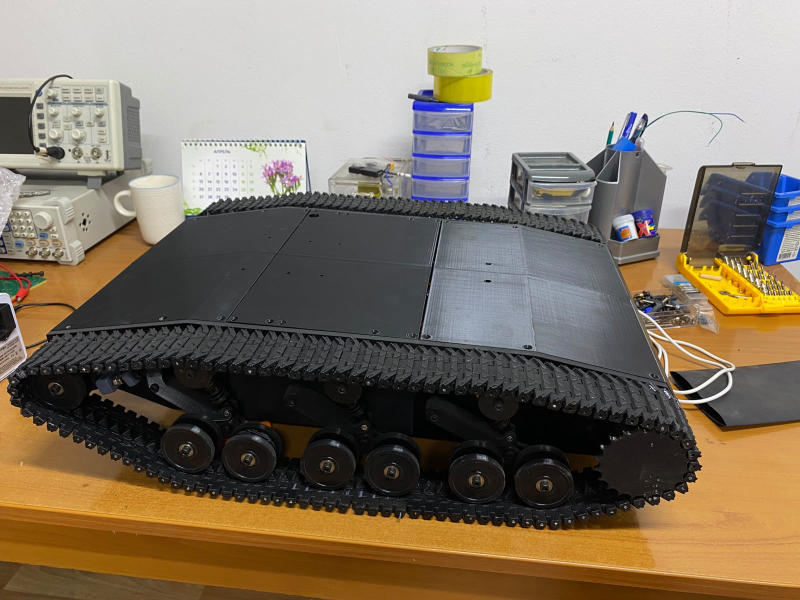
#> input picture images/platform_real.jpeg, 1600 x 1200 px, given in place of the camera (shown at 1/2 size)
$ python obstacle_detection.py
#> lines starting #> are read from the running program, lines starting #| are printed output that depends on the picture; after the words box and inside, x2 and y2 are one past the last pixel; in counts of white or black regions, pixels touching at a corner belong together
"""
Obstacle candidate detection for a Raspberry Pi tracked robotic platform.

The script captures video from a camera, detects potential obstacles
using OpenCV, draws bounding boxes, and displays basic telemetry.

Controls:
    Q / Esc - exit
    S       - save current frame
"""

import argparse
import time
from datetime import datetime
from pathlib import Path

import cv2
import numpy as np


DEFAULT_WIDTH = 640
DEFAULT_HEIGHT = 480
DEFAULT_MIN_AREA = 1200


def parse_args():
    """Read command-line parameters."""
    parser = argparse.ArgumentParser(
        description="OpenCV obstacle detection for Raspberry Pi"
    )

    parser.add_argument(
        "--camera",
        type=int,
        default=0,
        help="Camera index"
    )

    parser.add_argument(
        "--width",
        type=int,
        default=DEFAULT_WIDTH
    )

    parser.add_argument(
        "--height",
        type=int,
        default=DEFAULT_HEIGHT
    )

    parser.add_argument(
        "--min-area",
        type=int,
        default=DEFAULT_MIN_AREA,
        help="Minimum contour area for obstacle detection"
    )

    parser.add_argument(
        "--mode",
        choices=("edges", "hsv"),
        default="edges",
        help="Detection mode"
    )

    parser.add_argument(
        "--show-mask",
        action="store_true",
        help="Display detection mask"
    )

    return parser.parse_args()


def initialize_camera(index, width, height):
    """Initialize and configure camera."""

    camera = cv2.VideoCapture(index)

    if not camera.isOpened():
        raise RuntimeError(
            f"Cannot open camera with index {index}"
        )

    camera.set(
        cv2.CAP_PROP_FRAME_WIDTH,
        width
    )

    camera.set(
        cv2.CAP_PROP_FRAME_HEIGHT,
        height
    )

    return camera


def create_detection_mask(frame, mode):
    """
    Prepare image for obstacle detection.

    Two modes are available:
    - edges: edge-based detection
    - hsv: HSV color segmentation
    """

    if mode == "hsv":

        hsv = cv2.cvtColor(
            frame,
            cv2.COLOR_BGR2HSV
        )

        # Initial thresholds based on the original prototype.
        # These values can be tuned for different environments.
        lower = np.array(
            [50, 50, 50],
            dtype=np.uint8
        )

        upper = np.array(
            [179, 255, 255],
            dtype=np.uint8
        )

        mask = cv2.inRange(
            hsv,
            lower,
            upper
        )

    else:

        gray = cv2.cvtColor(
            frame,
            cv2.COLOR_BGR2GRAY
        )

        blurred = cv2.GaussianBlur(
            gray,
            (5, 5),
            0
        )

        mask = cv2.Canny(
            blurred,
            50,
            150
        )

    # Remove small gaps and noise
    kernel = np.ones(
        (5, 5),
        dtype=np.uint8
    )

    mask = cv2.morphologyEx(
        mask,
        cv2.MORPH_CLOSE,
        kernel,
        iterations=2
    )

    mask = cv2.dilate(
        mask,
        kernel,
        iterations=1
    )

    return mask


def detect_obstacles(mask, min_area, frame_shape):
    """Find potential obstacles in the processed frame."""

    contours, _ = cv2.findContours(
        mask,
        cv2.RETR_EXTERNAL,
        cv2.CHAIN_APPROX_SIMPLE
    )

    frame_height, frame_width = frame_shape[:2]
    frame_area = frame_height * frame_width

    obstacles = []

    for contour in contours:

        area = cv2.contourArea(contour)

        # Ignore small objects / noise
        if area < min_area:
            continue

        # Ignore contour covering almost whole image
        if area > frame_area * 0.90:
            continue

        x, y, w, h = cv2.boundingRect(contour)

        center_x = x + w // 2
        center_y = y + h // 2

        obstacles.append(
            {
                "area": area,
                "bbox": (x, y, w, h),
                "center": (center_x, center_y)
            }
        )

    # Largest detected objects first
    obstacles.sort(
        key=lambda item: item["area"],
        reverse=True
    )

    return obstacles


def draw_obstacles(frame, obstacles):
    """Draw detected obstacles on the camera image."""

    for index, obstacle in enumerate(
        obstacles,
        start=1
    ):

        x, y, w, h = obstacle["bbox"]

        center_x, center_y = obstacle["center"]

        area = obstacle["area"]

        # Bounding box
        cv2.rectangle(
            frame,
            (x, y),
            (x + w, y + h),
            (0, 255, 0),
            2
        )

        # Object center
        cv2.circle(
            frame,
            (center_x, center_y),
            4,
            (0, 0, 255),
            -1
        )

        label = (
            f"Obstacle {index} "
            f"| area: {int(area)}"
        )

        text_y = max(
            y - 10,
            20
        )

        cv2.putText(
            frame,
            label,
            (x, text_y),
            cv2.FONT_HERSHEY_SIMPLEX,
            0.55,
            (0, 255, 0),
            2
        )


def draw_status(frame, fps, obstacle_count, mode):
    """Display basic system telemetry."""

    status = (
        f"Mode: {mode} | "
        f"FPS: {fps:.1f} | "
        f"Objects: {obstacle_count}"
    )

    cv2.putText(
        frame,
        status,
        (10, 25),
        cv2.FONT_HERSHEY_SIMPLEX,
        0.6,
        (255, 255, 255),
        2
    )

    if obstacle_count > 0:

        cv2.putText(
            frame,
            "OBSTACLE DETECTED",
            (10, 55),
            cv2.FONT_HERSHEY_SIMPLEX,
            0.7,
            (0, 0, 255),
            2
        )


def save_frame(frame, directory="captures"):
    """Save current camera frame."""

    output_dir = Path(directory)

    output_dir.mkdir(
        parents=True,
        exist_ok=True
    )

    timestamp = datetime.now().strftime(
        "%Y%m%d_%H%M%S"
    )

    path = (
        output_dir /
        f"capture_{timestamp}.jpg"
    )

    cv2.imwrite(
        str(path),
        frame
    )

    print(
        f"[INFO] Saved frame: {path}"
    )


def main():

    args = parse_args()

    camera = initialize_camera(
        args.camera,
        args.width,
        args.height
    )

    previous_time = time.perf_counter()

    print("[INFO] Camera started")
    print(
        "[INFO] Press Q or Esc to exit, "
        "S to save frame"
    )

    try:

        while True:

            success, frame = camera.read()
#> frame is the input picture: shape (1200, 1600, 3); mean B, G, R 102.2, 118.7, 131.2

            if not success:

                print(
                    "[WARNING] Failed to read "
                    "frame from camera"
                )

                break

            # Image preprocessing
            mask = create_detection_mask(
                frame,
                args.mode
            )
#> in create_detection_mask, `gray = cv2.cvtColor( frame, cv2.COLOR_BGR2GRAY )`:
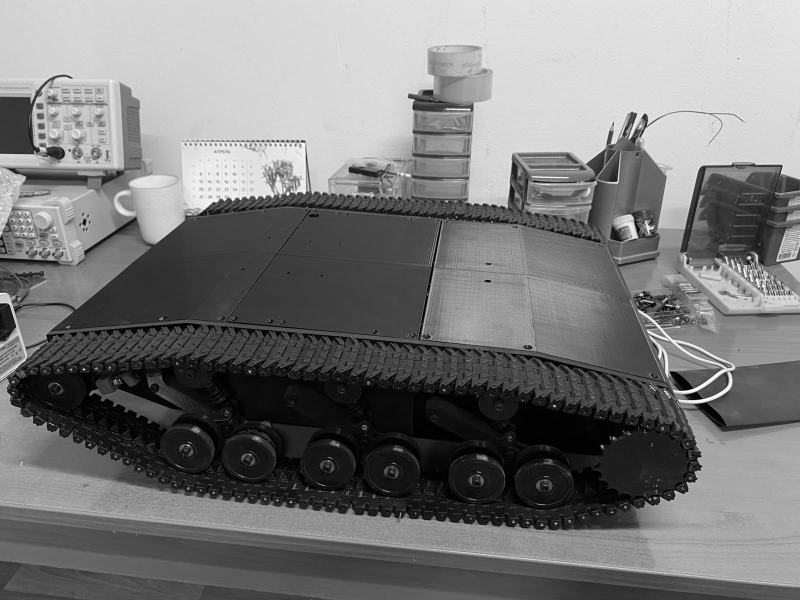
#> gray: shape (1200, 1600) (shown at 1/2 size); min 0, max 255, mean 120.6
#> in create_detection_mask, `mask = cv2.Canny( blurred, 50, 150 )`:
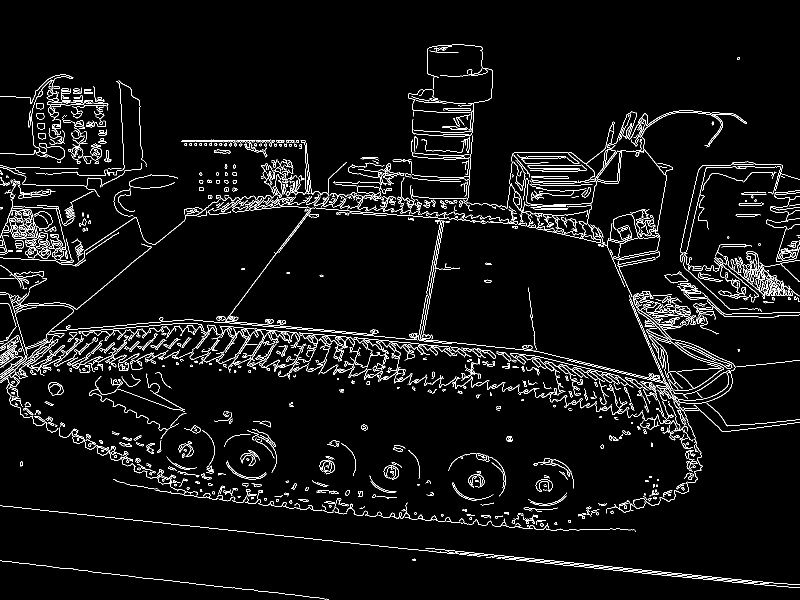
#> mask: shape (1200, 1600) (shown at 1/2 size); 4.5% white in thin lines or dots
#> in create_detection_mask, `mask = cv2.morphologyEx( mask, cv2.MORPH_CLOSE, kernel, iterations=2 )`:
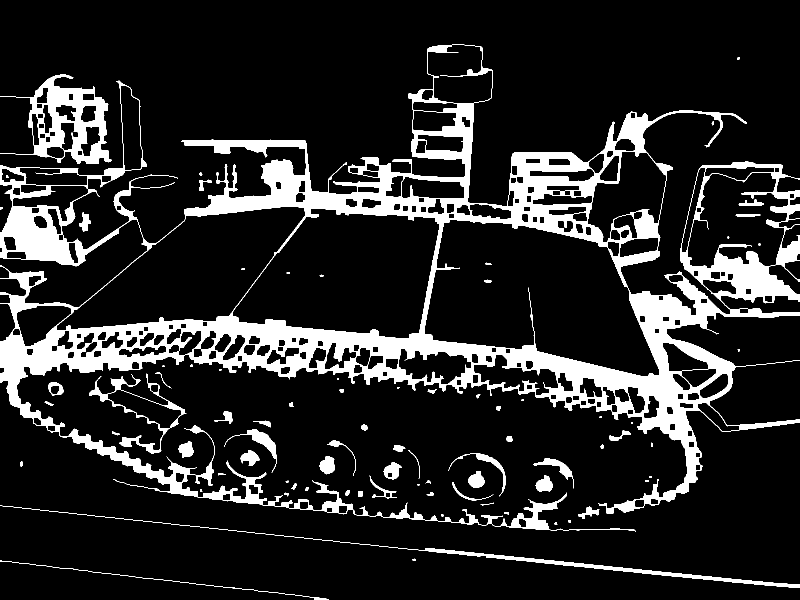
#> mask: shape (1200, 1600) (shown at 1/2 size); 14.5% white; 81 white regions (14 under 20 px), largest, box (x1, y1, x2, y2) and area: (0, 89, 1600, 1063) 240611, (0, 149, 223, 328) 13245, (0, 1011, 1600, 1176) 5907
#> in create_detection_mask, `mask = cv2.dilate( mask, kernel, iterations=1 )`:
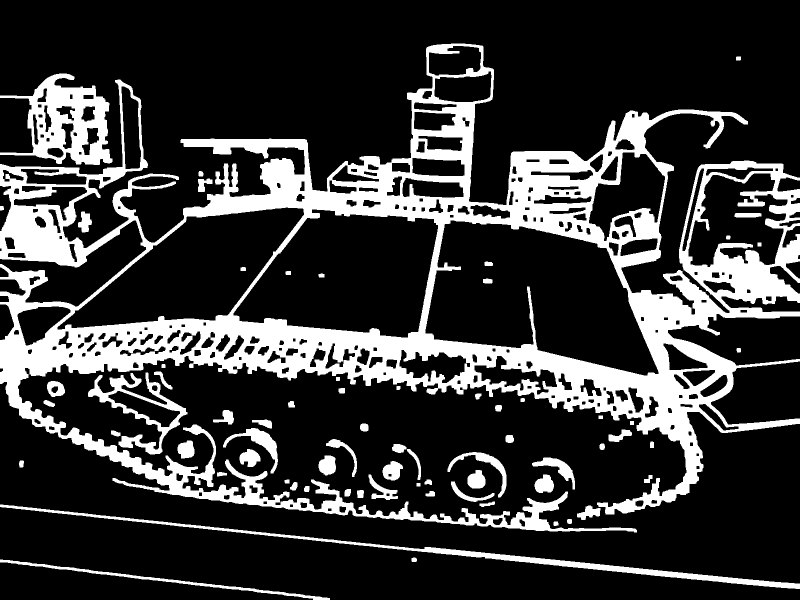
#> mask: shape (1200, 1600) (shown at 1/2 size); 21.5% white; 70 white regions

            # Object detection
            obstacles = detect_obstacles(
                mask,
                args.min_area,
                frame.shape
            )
#> in detect_obstacles, `contours, _ = cv2.findContours( mask, cv2.RETR_EXTERNAL, cv2.CHAIN_APP..`: contours = 62 contours; largest, box (x1, y1, x2, y2) and area: (0, 87, 1600, 1065) 693868, (0, 147, 225, 330) 22997, (0, 1009, 1600, 1178) 11362, (176, 745, 375, 909) 10654, (0, 1119, 660, 1200) 2976
#> the loop in detect_obstacles, `for contour in contours: ` made 62 passes
#> area on passes 2, 3, 4, 5, 7, 8, 9, 10, 11, 13, 14, 15: 71.5, 65, 73.5, 671.5, 148.5, 136, 173.5, 147, 99.5, 154.5, 716.5, 107
#> (area, x, y, w, h, center_x, center_y) on passes 1, 6, 24, 26, 37, 52: (2976, 0, 1119, 660, 81, 330, 1159), (11361.5, 0, 1009, 1600, 169, 800, 1093), (1474.5, 1064, 915, 86, 64, 1107, 947), (1696.5, 895, 904, 118, 91, 954, 949), (2153.5, 446, 856, 110, 91, 501, 901), (10654, 176, 745, 199, 164, 275, 827)
#> after the loop in detect_obstacles, `for contour in contours:`: obstacles = 8 items
#> obstacles = 8 items

            # Visualization
            draw_obstacles(
                frame,
                obstacles
            )
#> the loop in draw_obstacles, `for index, obstacle in enumerate( obstacles, start=1 ): ` made 8 passes
#> (x, y, w, h, center_x, center_y, area, label) on passes 1 to 8: (0, 87, 1600, 978, 800, 576, 693867.5, 'Obstacle 1 | area: 693867'), (0, 147, 225, 183, 112, 238, 22997, 'Obstacle 2 | area: 22997'), (0, 1009, 1600, 169, 800, 1093, 11361.5, 'Obstacle 3 | area: 11361'), (176, 745, 199, 164, 275, 827, 10654, 'Obstacle 4 | area: 10654'), (0, 1119, 660, 81, 330, 1159, 2976, 'Obstacle 5 | area: 2976'), (446, 856, 110, 91, 501, 901, 2153.5, 'Obstacle 6 | area: 2153'), (895, 904, 118, 91, 954, 949, 1696.5, 'Obstacle 7 | area: 1696'), (1064, 915, 86, 64, 1107, 947, 1474.5, 'Obstacle 8 | area: 1474')
#> after the loop in draw_obstacles, `for index, obstacle in enumerate(`:
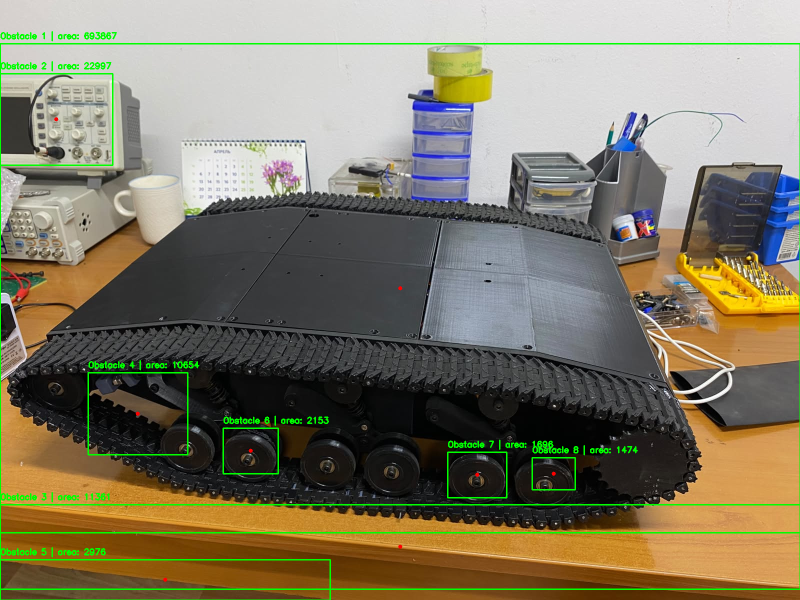
#> frame: shape (1200, 1600, 3) (shown at 1/2 size); 2.31% of pixels changed, all inside (x1, y1, x2, y2) = (0, 62, 1600, 1200)

            # Calculate FPS
            current_time = time.perf_counter()

            elapsed = (
                current_time -
                previous_time
            )

            fps = (
                1.0 / elapsed
                if elapsed > 0
                else 0.0
            )

            previous_time = current_time

            draw_status(
                frame,
                fps,
                len(obstacles),
                args.mode
            )
#> in draw_status, `cv2.putText( frame, "OBSTACLE DETECTED", (10, 55), cv2.FONT_HERSHEY_SI..`:
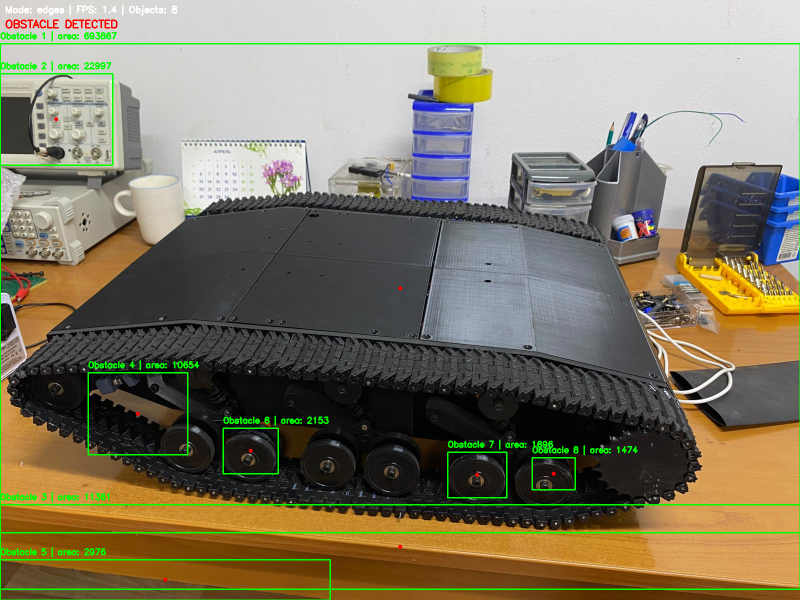
#> frame: shape (1200, 1600, 3) (shown at 1/2 size); mean B, G, R 100.4, 122, 128.3

            cv2.imshow(
                "Robotic Tracked Platform - Camera",
                frame
            )

            if args.show_mask:

                cv2.imshow(
                    "Detection Mask",
                    mask
                )

            key = cv2.waitKey(1) & 0xFF
#> (key q is pressed here)

            # Esc or Q
            if key in (
                27,
                ord("q")
            ):
                break

            # Save screenshot
            if key == ord("s"):
                save_frame(frame)

    finally:

        camera.release()

        cv2.destroyAllWindows()

        print("[INFO] Camera stopped")


if __name__ == "__main__":
    main()
